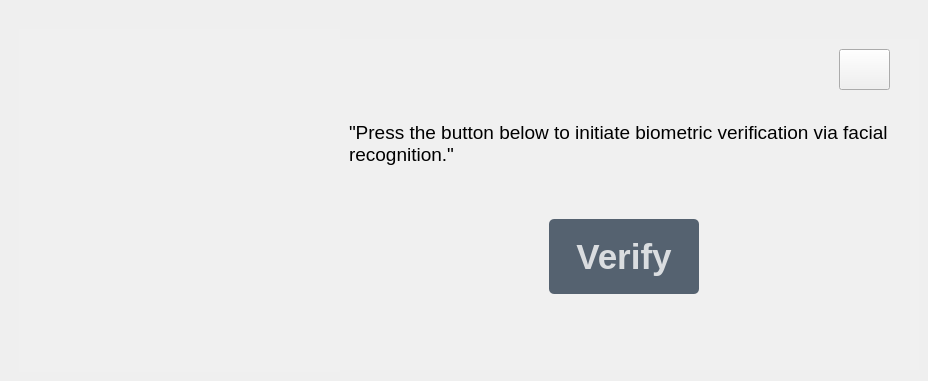
<?xml version="1.0" encoding="UTF-8"?>
<ui version="4.0">
 <class>MainWindow</class>
 <widget class="QMainWindow" name="MainWindow">
  <property name="geometry">
   <rect>
    <x>0</x>
    <y>0</y>
    <width>928</width>
    <height>381</height>
   </rect>
  </property>
  <property name="windowTitle">
   <string>MainWindow</string>
  </property>
  <widget class="QWidget" name="centralwidget">
   <layout class="QHBoxLayout" name="horizontalLayout">
    <item>
     <widget class="QWidget" name="widget" native="true">
      <widget class="QWidget" name="widget_2" native="true">
       <property name="geometry">
        <rect>
         <x>330</x>
         <y>30</y>
         <width>581</width>
         <height>331</height>
        </rect>
       </property>
       <property name="styleSheet">
        <string notr="true">background-color:#F0F0F0</string>
       </property>
       <widget class="QLabel" name="label_2">
        <property name="geometry">
         <rect>
          <x>10</x>
          <y>70</y>
          <width>561</width>
          <height>69</height>
         </rect>
        </property>
        <property name="font">
         <font>
          <pointsize>14</pointsize>
         </font>
        </property>
        <property name="lineWidth">
         <number>1</number>
        </property>
        <property name="text">
         <string>&quot;Press the button below to initiate biometric verification via facial recognition.&quot;</string>
        </property>
        <property name="scaledContents">
         <bool>true</bool>
        </property>
        <property name="wordWrap">
         <bool>true</bool>
        </property>
       </widget>
       <widget class="QPushButton" name="pushButton">
        <property name="geometry">
         <rect>
          <x>210</x>
          <y>180</y>
          <width>150</width>
          <height>75</height>
         </rect>
        </property>
        <property name="minimumSize">
         <size>
          <width>150</width>
          <height>75</height>
         </size>
        </property>
        <property name="maximumSize">
         <size>
          <width>150</width>
          <height>75</height>
         </size>
        </property>
        <property name="font">
         <font>
          <pointsize>26</pointsize>
          <weight>75</weight>
          <bold>true</bold>
         </font>
        </property>
        <property name="styleSheet">
         <string notr="true">QPushButton#pushButton{
    background-color : rgba(85,98,112,255);
    color : rgba(255,255,255,200);
    border-radius:5px;
}
QPushButton#pushButton:pressed{
    padding-left:5px;
    padding-top:5px;
    background-color:rgba(255,107,107,255);
    background-position:calc(100% - 10px)center;
}
QPushButton#pushButton:hover{
  background-color:rgba(255,107,107,255);
}</string>
        </property>
        <property name="text">
         <string>Verify</string>
        </property>
       </widget>
       <widget class="QPushButton" name="pushButton_2">
        <property name="geometry">
         <rect>
          <x>500</x>
          <y>10</y>
          <width>51</width>
          <height>41</height>
         </rect>
        </property>
        <property name="font">
         <font>
          <pointsize>11</pointsize>
         </font>
        </property>
        <property name="styleSheet">
         <string notr="true">background-color : #fff
border-radiusL2px</string>
        </property>
        <property name="text">
         <string/>
        </property>
        <property name="icon">
         <iconset>
          <normaloff>icons/power-off.png</normaloff>icons/power-off.png</iconset>
        </property>
        <property name="iconSize">
         <size>
          <width>30</width>
          <height>30</height>
         </size>
        </property>
       </widget>
      </widget>
      <widget class="QWidget" name="widget_3" native="true">
       <property name="geometry">
        <rect>
         <x>10</x>
         <y>20</y>
         <width>321</width>
         <height>351</height>
        </rect>
       </property>
       <layout class="QGridLayout" name="gridLayout_2">
        <item row="0" column="0">
         <widget class="QLabel" name="label">
          <property name="styleSheet">
           <string notr="true">background-color:#F0F0F0</string>
          </property>
          <property name="text">
           <string/>
          </property>
          <property name="pixmap">
           <pixmap>../../Downloads/robot.png</pixmap>
          </property>
          <property name="scaledContents">
           <bool>true</bool>
          </property>
         </widget>
        </item>
       </layout>
      </widget>
     </widget>
    </item>
   </layout>
  </widget>
 </widget>
 <resources/>
 <connections>
  <connection>
   <sender>pushButton_2</sender>
   <signal>clicked()</signal>
   <receiver>MainWindow</receiver>
   <slot>close()</slot>
   <hints>
    <hint type="sourcelabel">
     <x>790</x>
     <y>80</y>
    </hint>
    <hint type="destinationlabel">
     <x>769</x>
     <y>5</y>
    </hint>
   </hints>
  </connection>
 </connections>
</ui>
